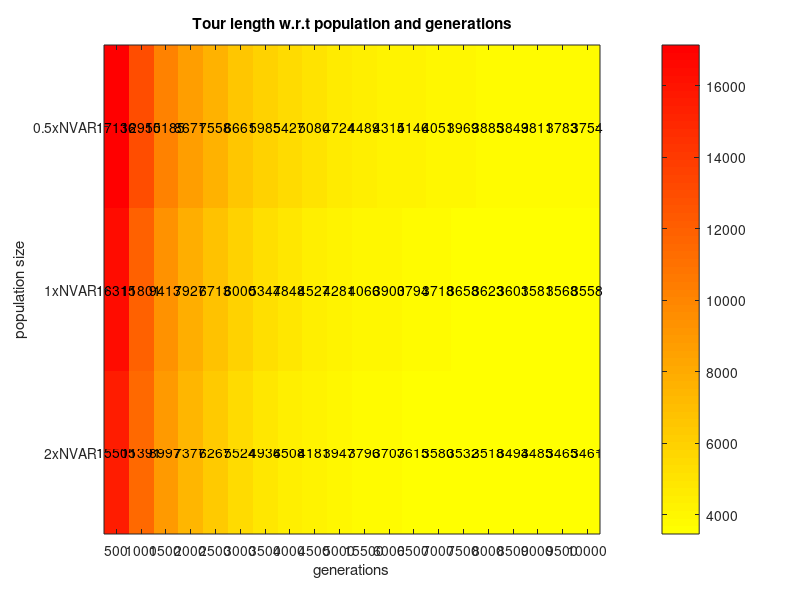

Source code (MATLAB):
f = figure;
%-------------ex1--------------cr/mr - elit
m = [     0.2540    0.2630    0.3430    0.4690    0.5630    0.6450    0.7330    0.8400    1.0430;
    0.2050    0.2830    0.3750    0.5380    0.5620    0.6450    0.7370    0.8360    0.9160;
    0.2100    0.2560    0.3420    0.4640    0.5620    0.6420    0.7390    0.8370    0.9190;
    0.1710    0.2540    0.3400    0.4660    0.5580    0.6450    0.7320    0.8270    0.9240;
    0.1680    0.2560    0.3390    0.4670    0.5580    0.6510    0.7310    0.8280    0.9220;
    0.1710    0.2500    0.3380    0.4650    0.5550    0.6400    0.9600    1.0310    1.1550;
    0.2100    0.3180    0.4270    0.5690    0.6910    0.7910    0.9110    1.0310    1.1510;
    0.2290    0.3410    0.4710    0.5760    0.7430    0.8140    0.9170    1.0380    1.1580;
    0.2210    0.3190    0.4260    0.5830    0.7520    0.7970    0.9130    1.0300    1.1550];

m = [    24.7258   24.2628   23.3941   23.4804   22.9901   22.2764   22.4508   21.2838   21.9973;
   25.6146   24.3048   23.7413   23.3113   22.2916   22.6156   23.1274   21.9736   22.6411;
   24.6564   24.7235   23.5932   22.6137   22.9559   22.3881   22.4402   22.3176   22.6393;
   24.9928   24.5350   24.2464   23.2811   22.8923   22.2945   22.2274   22.3576   21.9055;
   25.3582   24.5296   23.6930   23.3882   22.9819   22.5225   21.9026   22.0123   22.7942;
   25.0848   24.3301   23.5196   23.4750   22.9765   22.9208   22.4614   21.9155   22.1382;
   25.6436   23.3708   23.8393   22.8711   22.8458   21.8937   21.3734   22.2648   22.1726;
   25.8554   24.6586   23.3351   23.5584   22.6580   22.6573   22.5666   21.9627   22.1256;
   25.6011   24.5842   23.4092   23.5188   23.2813   22.2494   22.2474   22.6040   22.4731   ];

%-------------ex1-------------- pop - elit
m = [ 0.6310    0.5670    0.7100    1.1340    1.1610    1.4840    1.6240   2.3340    2.5410;
    0.6240    1.0960    1.5090    2.0940    2.5810    3.0080    3.4620  4.2410    4.9350;
    1.0280    1.6680    2.2700    2.9720    3.5000    4.2820    5.0190  6.3080    7.4970];

n = [26.2111   26.0062   24.6833   25.1542   24.0887   23.6247   23.8197  23.0959   24.5575;
   26.7006   25.2294   24.5550   24.0474   24.1665   23.1423   23.0555  22.9635   24.2736;
   25.2832   25.1766   24.5885   23.2572   23.7222   23.1136   22.3749 23.4284   24.1220];

%-------------ex1-------------- pop - cr/mr

m = [1.5950    1.1290    1.1840    0.9170    0.9490    0.6790    0.5790    0.4740    0.3720
    2.2530    1.9540    1.7640    1.5840    1.5220    1.2180    1.1360    0.9420    0.7450
    3.6340    3.3160    3.0800    2.6400    2.1290    1.8330    1.7460    1.5560    1.0540];

m = [23.8631   23.9422   22.5375   22.7602   22.5476   22.9751   23.3959   23.3507   22.8063
   23.9186   23.4395   22.5730   23.1955   23.0266   22.2203   22.7775   23.5340   23.0137
   23.8786   22.9693   23.2950   22.1572   22.6445   22.5128   22.8409   23.0342   23.1705];

%-------------ez-------------cr---mr--90-10
m =[  0.6670    0.6690    0.6560    0.6780    0.6810    0.7630    0.7650    0.7760    0.8120;
    0.6200    0.6450    0.6290    0.6710    0.6300    0.7220    0.6730    0.6420    0.6510;
    0.4720    0.4900    0.5200    0.5350    0.6010    0.6400    0.6380    0.6550    0.6280;
    0.4340    0.4530    0.4780    0.4680    0.4980    0.5160    0.5660    0.5170    0.5620;
    0.3540    0.4010    0.3990    0.4110    0.4400    0.4600    0.4510    0.4830    0.4740;
    0.3360    0.3820    0.4060    0.5460    0.5110    0.4350    0.3440    0.3540    0.3680;
    0.2210    0.2420    0.2450    0.2550    0.2830    0.4420    0.2910    0.3000    0.3160;
    0.1770    0.1870    0.2000    0.2050    0.2100    0.2270    0.2370    0.2470    0.2680;
    0.1330    0.1450    0.1550    0.1580    0.1720    0.1820    0.1890    0.1990    0.2100];

m = [   26.5906   26.5759   26.7602   26.6511   27.0185   25.9433   26.1832   26.3421   26.6771;
   25.8875   26.0242   25.5816   26.2558   25.5210   25.6338   25.8333   26.6510   26.4191;
   25.6969   26.1703   25.4009   25.9678   25.9626   25.8144   26.0779   25.9238   26.0826;
   25.7362   24.5380   25.5923   25.8722   25.6325   25.5569   25.3271   25.3754   26.4262;
   25.4503   25.9079   25.2813   25.3856   25.4559   25.6122   25.8930   25.8218   25.8568;
   25.3839   26.1517   25.3912   24.6796   25.4838   25.3507   25.5834   25.6385   26.1439;
   25.9814   25.2798   24.6709   25.5708   25.6961   25.3151   25.7232   24.9563   24.8871;
   26.2509   25.2300   25.1283   24.6997   25.4706   25.4377   24.6584   25.6099   25.3926;
   26.4330   25.4624   25.6098   25.4875   25.3710   25.3687   25.4984   25.5411   25.2910];

%-------------ez-------------cr---mr-95/80--5--1
m =[ 0.9870    1.0820    0.9590    0.9510    0.9730;
    1.0550    1.0670    1.0030    0.9930    0.9980;
    0.9440    0.9810    0.9490    0.9190    0.8930;
    0.9420    0.9640    0.9530    0.9020    0.9390;
    0.9250    0.9100    0.9290    0.9150    0.8900;
    0.9290    0.9100    0.9110    0.9150    0.9100;
    0.9100    0.9070    0.9060    0.9090    0.8920;
    0.8980    0.8830    0.8620    0.8650    0.8820;
    0.8820    0.8500    0.8280    0.8580    0.8790;
    0.8650    0.8540    0.8580    0.8400    0.8830;
    1.0110    0.9430    0.8620    0.8470    0.8430;
    0.8600    0.8490    0.8570    0.8530    0.9400;
    0.9080    0.9430    0.8490    0.8720    0.8370;
    0.8450    0.8430    0.8480    0.8090    0.8250;
    0.8190    0.8440    0.8170    0.8140    0.8270;
    0.8320    0.8390    0.8210    0.8170    0.9930 ];

n = [ 24.8267   24.4762   24.3075   25.1871   24.7872;
   24.2455   24.7184   25.0380   24.9716   24.8828;
   24.8772   25.0361   24.0321   24.4207   25.3923;
   24.2904   24.0798   23.8320   24.8159   25.2141;
   24.8473   25.2098   24.7882   23.8055   25.3137;
   24.6260   24.0190   23.2023   25.1441   24.1030;
   24.5921   24.5182   24.1248   24.7952   24.4798;
   24.1796   24.4087   24.3357   25.2133   23.7809;
   23.9371   24.2718   24.0877   25.5248   24.3068;
   24.4001   24.2131   24.2992   24.9337   25.7717;
   23.9962   24.1868   24.4306   24.1209   25.4006;
   24.0579   24.8582   25.1031   24.9188   25.5955;
   23.6749   24.6063   25.1965   24.7917   25.6354;
   23.4149   23.9818   25.2438   24.8909   24.7998;
   24.8845   25.1300   25.0011   23.4425   25.0669;
   24.4576   24.3082   23.7276   25.5460   26.0448        ];

%----------------------------------------------
vvv = [3.5300    3.0300    3.9850    4.3600    3.8400;
    3.7400    3.7850    3.8350    4.0600    4.3700;
    4.3250    4.2050    3.9000    3.6150    3.8500;
    3.6350    3.7050    3.5700    3.5500    3.6500;
    3.6900    3.6600    3.6700    3.7450    3.6800;
    3.6200    3.5500    3.6250    3.5800    3.4700;
    3.3300    3.4100    3.3650    3.6150    3.4350;
    3.2500    3.2550    3.2450    3.2900    3.2600;
    3.2700    3.2950    3.3050    3.8650    4.0900;
    3.3150    3.2400    3.4050    3.3700    3.3700;
    3.2800    3.3150    3.3500    3.3900    3.3650;
    3.3900    3.2950    3.5700    3.8700    3.4800;
    3.2150    3.2150    3.3250    3.1800    3.3450;
    3.1800    3.2200    3.1400    3.2200    3.1300;
    3.0400    3.2000    3.2100    3.2750    3.4100;
    3.2550    3.1750    2.9400    3.1750    3.6300];

v=[25.4681   25.5736   25.4938   25.4123   26.0055;
   26.2750   26.2727   24.9516   26.1277   25.9040;
   25.9535   25.9974   26.0164   25.3617   26.3551;
   25.8787   25.6037   25.4505   26.0192   25.3611;
   26.1445   26.4789   25.2423   25.6866   25.4784;
   25.1852   25.2855   26.0809   25.4244   26.1644;
   25.6439   26.5226   25.6776   25.6965   25.7018;
   25.8543   25.7291   25.3792   25.4970   25.5745;
   25.5693   25.8223   25.0207   25.2808   25.4066;
   25.3379   25.3583   25.2758   25.8732   25.8315;
   24.3271   25.4221   25.3964   25.3143   25.3987;
   24.4218   23.9970   25.8412   24.4101   25.2829;
   24.4080   25.1593   25.7935   25.1307   25.0706;
   25.0721   25.3358   25.1311   25.0197   25.2506;
   24.6991   24.5496   25.6519   24.3830   23.3831;
   25.2219   25.5230   24.9461   25.2338   25.8850];

%---------------------------------------------------

m = [    2.3890    2.4720    2.3520    2.2890    2.2070    2.1720    2.1470    2.1200;
    2.3280    2.2170    2.1180    2.1020    2.0000    2.0670    1.9880    1.9510;
    2.0590    1.9860    1.9610    1.8520    1.7850    1.7820    1.7360    1.7020;
    1.7490    1.7390    1.7280    1.6910    1.6680    1.6540    1.6120    1.5830;
    1.6590    1.6230    1.6050    1.5840    1.5470    1.5340    1.5110    1.4720;
    1.5390    1.5090    1.4970    1.4760    1.4590    1.4190    1.4230    1.3860;
    1.4130    1.4180    1.3770    1.3860    1.3460    1.3290    1.3280    1.2780;
    1.3240    1.3070    1.2860    1.2760    1.2570    1.2460    1.2220    1.2030];

m = [   23.9275   24.1635   24.6823   24.3440   24.2442   24.3960   23.9274   23.3138;
   23.6235   23.7287   23.9910   23.7406   23.7425   23.6512   24.0387   24.3684;
   23.3815   22.7309   23.8170   23.6208   23.0610   23.3185   23.9969   23.6690;
   23.2873   23.0524   23.1299   22.7614   23.2374   22.6459   22.4903   23.0428;
   23.5198   22.8586   22.8489   22.5965   22.9136   23.2650   23.5099   23.3418;
   23.2426   23.1454   22.9559   22.7320   23.0453   22.7420   23.3411   23.5027;
   23.1436   23.3317   22.3119   22.3725   22.4649   22.9829   23.0930   22.7886;
   22.6846   22.8303   22.1969   22.4662   22.7813   22.7039   21.9156   24.0676];


%------------------
m = [  2.6080    2.2850    2.1700    2.1120    2.0130    2.0130    1.9990    1.9820    1.8810
    2.0840    1.9140    2.2180    1.9780    1.8960    1.7740    1.7710    1.6630    1.6410
    1.9490    1.8290    1.7830    1.8200    1.6830    1.5800    1.5640    1.5060    1.4020
    1.5270    1.4870    1.4260    1.3650    1.3320    1.3220    1.3010    1.2440    1.2080
    1.3550    1.3660    1.2350    1.1710    1.1550    1.1080    1.0710    1.0630    1.0200
    1.1150    1.0810    1.0350    1.0010    0.9870    0.9450    0.9200    0.8770    0.8720
    0.9440    0.9650    0.8510    0.8100    0.7800    0.7640    0.7290    0.6940    0.6800
    0.7470    0.7110    0.6580    0.6320    0.6440    0.5870    0.5630    0.5310    0.5000
    0.5620    0.5250    0.4920    0.4700    0.4450    0.4220    0.3980    0.3720    0.3500];

n = [   25.0592   24.0578   24.2474   24.1703   24.4549   23.6995   23.2675   24.1458   23.7206
   24.1491   24.3941   24.2940   23.8544   23.5822   23.4040   22.9280   22.0672   22.9282
   24.2242   22.7472   23.2676   22.8201   22.9993   21.9876   22.5121   23.5591   23.4205
   22.8954   22.9629   22.8744   22.7257   21.9693   22.5898   22.7555   23.1650   22.8107
   23.2398   23.0201   22.3119   22.2399   22.5461   23.1591   23.0738   22.7149   22.9810
   22.5358   22.4573   21.2956   22.5801   22.9050   22.7535   21.2684   22.5208   23.5257
   22.9328   23.0027   22.8159   22.3651   22.6793   22.7060   23.0252   22.7944   23.5101
   22.1079   22.7181   22.2357   22.7206   21.8533   22.8452   22.5000   23.1404   24.4675
   23.0452   23.1324   22.6713   22.8365   21.5815   22.8809   22.4499   23.2453   23.4829];

%----------------------------------------

m = 10000*[ 1.0344    1.0355    1.0390    1.0496    1.0531    1.0508    1.0609    1.0667  ;       
    1.0700    1.0624    1.0889    1.1064    1.1157    1.1131    1.1325    1.1431         ;
    1.0957    1.1572    1.1852    1.1098    1.2227    1.2376    1.2524    1.2681         ;
    1.1460    1.3012    1.2167    1.3568    1.3858    1.4099    1.4412    1.4667         ;
    0.6089    0.6918    0.7424    0.7934    0.8048    0.8411    0.9066    0.9442];

m = 1000*[ 5.0425    3.5375    2.8172    2.2908    2.0955    1.9363    1.9006    1.8907   ;      
    4.8936    3.3105    2.5686    2.1404    1.9333    1.8391    1.8005    1.7960         ;
    4.7984    3.2175    2.4530    2.0807    1.9372    1.8886    1.8696    1.8658    ;
    4.8039    3.0638    2.3826    2.0169    1.8976    1.8407    1.8261    1.7899    ;
    4.6614    3.0801    2.3286    1.9859    1.8591    1.7992    1.7888    1.7888    ];

%-----------------------

m =10000* [1.4685    1.5169    1.5408    1.5342    1.5587    1.5905    1.5680    1.6214;
    1.6671    1.6740    1.7343    1.8071    1.8622    1.9058    1.9619    2.0186;
    2.0336    2.1266    2.2429    2.2957    2.5655    2.5269    2.7057    2.8628;
    3.0475    3.0893    3.4202    3.6125    3.8655    3.8622    4.1610    4.2808];

m =10000* [1.6153    1.1896    0.9544    0.7999    0.6884    0.6040    0.5391    0.4906;
    1.5595    1.1423    0.9169    0.7624    0.6442    0.5536    0.4970    0.4552;
    1.5399    1.1306    0.8789    0.7255    0.6212    0.5445    0.4794    0.4338;
    1.4655    1.0861    0.8601    0.6958    0.5818    0.5035    0.4509    0.4138       ];

%-------------

m=10000*[0.0203    0.0096    0.0418    0.0412    0.0485    0.0605    0.0723    0.0790    0.0839    0.0822    0.1009    0.1086    0.1161    0.1236    0.1319    0.1395 0.1473    0.1528    0.1606    0.1682;
    0.1842    0.1851    0.1859    0.2361    0.2484    0.2679    0.2488    0.3028    0.3187    0.3334    0.3469    0.3721    0.3525    0.4038    0.4211    0.4341  0.4537    0.4692    0.4873    0.5040;
    0.4244    0.6172    0.6615    0.7258    0.7055    0.7367    0.8648    0.8729    0.9876    0.9817    1.0387    1.1649    1.2161    1.2656    1.3170    1.3668   1.4161    1.4667    1.5271    1.5772];

m=10000*[ 1.7136    1.2955    1.0185    0.8671    0.7558    0.6661    0.5985    0.5427    0.5080    0.4724    0.4489    0.4315    0.4146    0.4051    0.3969    0.3885     0.3849    0.3811    0.3783    0.3754;
    1.6315    1.1801    0.9413    0.7927    0.6713    0.6000    0.5347    0.4848    0.4527    0.4281    0.4066    0.3900    0.3794    0.3718    0.3658    0.3623     0.3601    0.3581    0.3568    0.3558;
    1.5505    1.1391    0.8997    0.7377    0.6267    0.5524    0.4936    0.4508    0.4181    0.3947    0.3796    0.3707    0.3615    0.3580    0.3532    0.3518     0.3494    0.3485    0.3465    0.3461];


%m = fliplr(m);




%x = [1 1 1 1 1 1 1 1 1 2 2 2 2 2 2 2 2 2 3 3 3 3 3 3 3 3 3];
%y = [9 8 7 6 5 4 3 2 1 9 8 7 6 5 4 3 2 1 9 8 7 6 5 4 3 2 1];
%yes = {'50';'100';'150'};
%names = {'0.90'; '0.80'; '0.70'; '0.60'; '0.50';'0.40'; '0.30'; '0.20'; '0.10'};

%y = [1   1  1  1  1  1  1 1 1 1 1 1 1 1 1 1 2  2  2  2  2  2  2  2 2 2 2 2 2 2 2 2  3  3  3  3  3  3 3  3 3 3 3 3 3 3 3 3 4  4  4  4  4  4  4  4 4 4 4 4 4 4 4 4 5 5 5 5 5 5 5 5 5 5 5 5 5 5 5 5];
%x = [16 15 14 13 12 11 10 9 8 7 6 5 4 3 2 1 16 15 14 13 12 11 10 9 8 7 6 5 4 3 2 1 16 15 14 13 12 11 10 9 8 7 6 5 4 3 2 1 16 15 14 13 12 11 10 9 8 7 6 5 4 3 2 1 16 15 14 13 12 11 10 9 8 7 6 5 4 3 2 1 ];
%yes = {'0.95'; '0.94'; '0.93'; '0.92'; '0.91'; '0.90'; '0.89'; '0.88'; '0.87'; '0.86'; '0.85'; '0.84'; '0.83'; '0.82'; '0.81'; '0.80'; };
%names = {'0.05'; '0.04'; '0.03'; '0.02'; '0.01'; };
%names = flip(names);

%y = [1 1 1 1 1 1 1 1 2 2 2 2 2 2 2 2 3 3 3 3 3 3 3 3 4 4 4 4 4 4 4 4 5 5 5 5 5 5 5 5 6 6 6 6 6 6 6 6 7 7 7 7 7 7 7 7 8 8 8 8 8 8 8 8];
%x = [8 7 6 5 4 3 2 1 8 7 6 5 4 3 2 1 8 7 6 5 4 3 2 1 8 7 6 5 4 3 2 1 8 7 6 5 4 3 2 1 8 7 6 5 4 3 2 1 8 7 6 5 4 3 2 1 8 7 6 5 4 3 2 1];
%yes = {'0.95'; '0.90'; '0.85'; '0.80'; '0.75'; '0.70'; '0.65'; '0.60'};
%names = {'0.40';'0.35';'0.30';'0.25';'0.20';'0.15';'0.10';'0.05'};
%names = flip(names);

%x = flip(x);
%y = flip(y);


%x = [1 1 1 1 1 1 1 1 1 2 2 2 2 2 2 2 2 2 3 3 3 3 3 3 3 3 3 4 4 4 4 4 4 4 4 4 5 5 5 5 5 5 5 5 5 6 6 6 6 6 6 6 6 6 7 7 7 7 7 7 7 7 7 8 8 8 8 8 8 8 8 8 9 9 9 9 9 9 9 9 9];
%y = [9 8 7 6 5 4 3 2 1 9 8 7 6 5 4 3 2 1 9 8 7 6 5 4 3 2 1 9 8 7 6 5 4 3 2 1 9 8 7 6 5 4 3 2 1 9 8 7 6 5 4 3 2 1 9 8 7 6 5 4 3 2 1 9 8 7 6 5 4 3 2 1 9 8 7 6 5 4 3 2 1];
%yes = {'0.90'; '0.80'; '0.70'; '0.60'; '0.50';'0.40'; '0.30'; '0.20'; '0.10'};
%names = {'0.90'; '0.80'; '0.70'; '0.60'; '0.50';'0.40'; '0.30'; '0.20'; '0.10'};
%names = flip(names);

x = [1  1  1  1  1  1  1  1  1  1  1  1 1 1 1 1 1 1 1 1 2  2  2  2  2  2  2  2  2  2  2  2 2 2 2 2 2 2 2 2 3  3  3  3  3  3  3  3  3  3  3  3 3 3 3 3 3 3 3 3];
y = [20 19 18 17 16 15 14 13 12 11 10 9 8 7 6 5 4 3 2 1 20 19 18 17 16 15 14 13 12 11 10 9 8 7 6 5 4 3 2 1 20 19 18 17 16 15 14 13 12 11 10 9 8 7 6 5 4 3 2 1];
yes = {'0.5xNVAR'; '1xNVAR'; '2xNVAR';};
names = {'500'; '1000'; '1500'; '2000'; '2500'; '3000'; '3500'; '4000'; '4500'; '5000'; '15500'; '6000'; '6500'; '7000'; '7500'; '8000'; '8500'; '9000'; '9500'; '10000'};
%names = flip(names);

%y = flip(y);
%t=num2cell(m);
t=num2cell(fliplr(m));

t = cellfun(@num2str, t, 'UniformOutput', false); % convert to string

%t=t';


imagesc(m);
title('Tour length w.r.t population and generations');

set(gca,'xtick',[1:20],'xticklabel',names);
set(gca,'ytick',[1:20],'yticklabel',yes);
xlabel('generations');
ylabel('population size');
hold on
colormap(flipud(autumn))
%imshow(m);
text(y,x,t', 'HorizontalAlignment','center')
colorbar;
